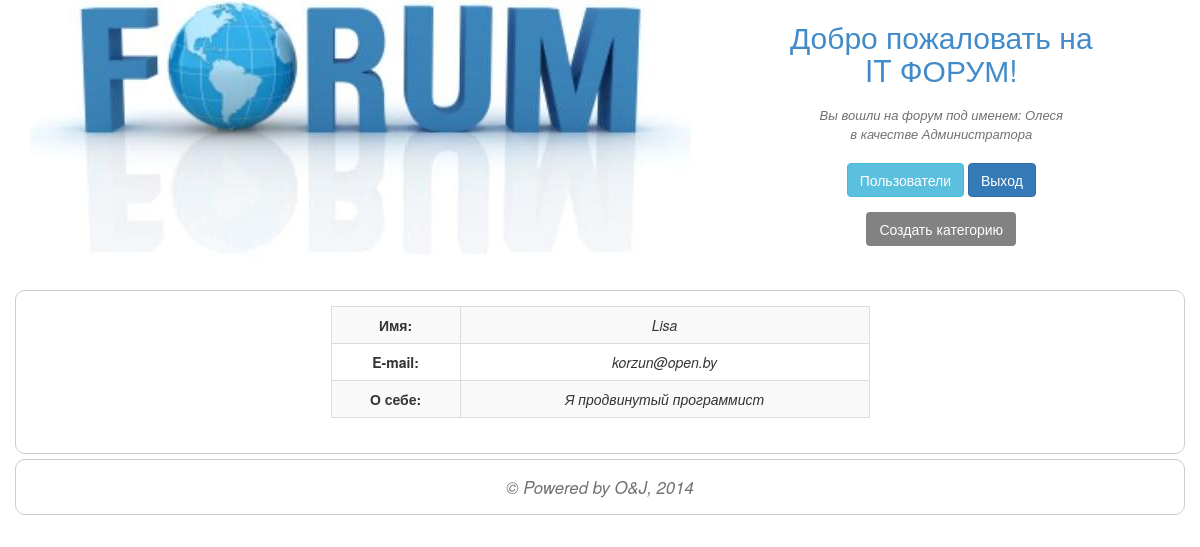
/index.php?pageid=39 (signed in), run on an earlier commit of the app's database.
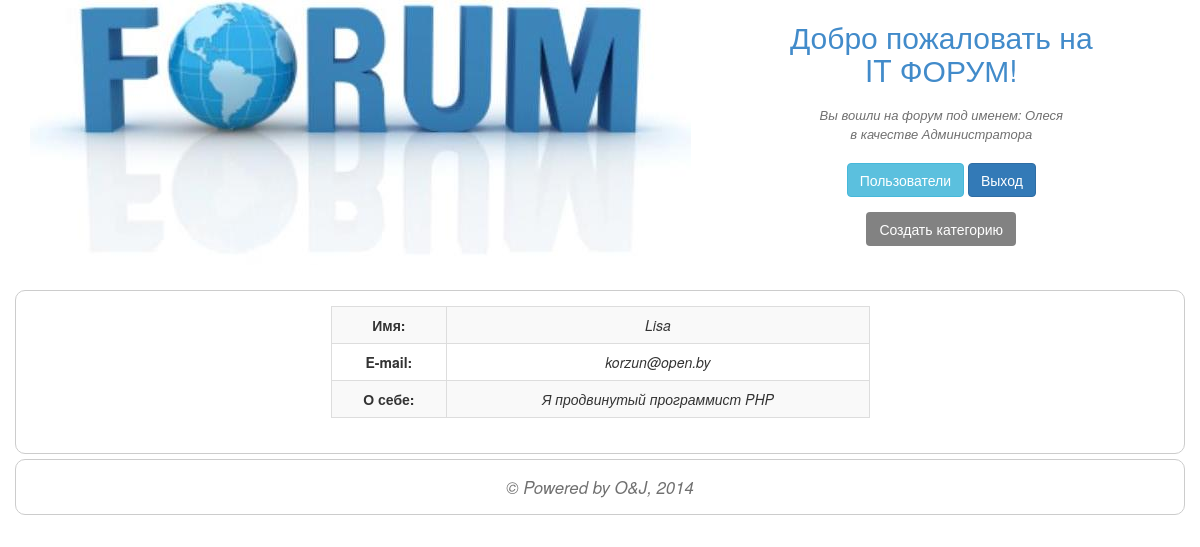
And on a later commit of the database.
### tables this page shows
CREATE TABLE `users` (
  `id` int(11) unsigned NOT NULL AUTO_INCREMENT,
  `name` varchar(255) NOT NULL,
  `email` varchar(255) NOT NULL,
  `password` char(32) NOT NULL,
  `about_me` text,
  `activation` char(32) DEFAULT NULL,
  `ustatus_id` int(11) unsigned NOT NULL DEFAULT '3',
  PRIMARY KEY (`id`),
  KEY `ustatus_id` (`ustatus_id`),
  CONSTRAINT `users_ibfk_1` FOREIGN KEY (`ustatus_id`) REFERENCES `ustatus` (`id`)
);

### inc/lib/Utils.php (called while the page is built, shortened)
<?php
class Utils
{
    public static function checkGet($key)
    {
        $res = (isset($_GET[$key]))?true:false;
        return $res;
    }
}

### inc/inc.php (called while the page is built, shortened)
<?php
function my__autoload($classname) {
    $filename = __DIR__ . DIRECTORY_SEPARATOR . CLS_DIR . DIRECTORY_SEPARATOR. $classname .".php";
    if(file_exists($filename)){
        return true;
    }
    return false;
}

### inc/lib/Template.php (called while the page is built, shortened)
<?php
class Template{
    private $tpl;
    public function __construct($name){
        $fileName = TPL_DIR . DIRECTORY_SEPARATOR . $name . '.html';
        if(file_exists($fileName)){
            $this -> tpl = file_get_contents($fileName);
        }
    }
    public function processTemplate(array $data = array()){
        foreach($data as $key => $val){
            $this -> tpl = str_replace('{{'.$key.'}}', $val,  $this -> tpl);
        }
        return  $this -> tpl;
    }
}

### pages/Userpage.php (called while the page is built, shortened)
<?php
$id= htmlspecialchars($_GET['pageid']);
    $sth = DB::getInstance()->prepare('SELECT `id`,`name`,`email`,`about_me` FROM `users` WHERE `id`= :id');
    $sth->execute(array('id'=>$id));
    $userInfo = $sth->fetch(PDO::FETCH_ASSOC);
    if($userInfo == true) {
        if($userInfo['name'] == $_SESSION['username']) {
            $usrpage = new Template('userPageOwn');
            $p = $usrpage->processTemplate($userInfo);
        } else {
            $usrpage = new Template('userpage');
           $p = $usrpage -> processTemplate($userInfo);
        }
    }

### inc/lib/DB.php (called while the page is built, shortened)
<?php
class DB extends PDO{
    protected static $_instance;
    public static function getInstance() {
        if (self::$_instance === null) {
            self::$_instance = new self;
        }
        return self::$_instance;
    }
}

### pages/ProcessingGET.php (called while the page is built, shortened)
<?php
if (Utils::checkGet('pageid')) {
    include 'pages/Userpage.php';
} elseif (!empty($_GET['code']) && isset($_GET['code'])) {
    include 'pages/Activation.php';
}

### index.php (the view, shortened to what this page needs)
<?php
require_once('inc/inc.php');
$page = new Template('page');
$buttons = new Template('ButtonsLoginAndRegister');
$msg = '';
$msgButtons = '';
$pageTitle = 'IT Forum';
$footer = "&copy Powered by O&J, 2014";
$categories = Utils::getAllCategories();
if(empty($categories)){
    $p = 'Пока нет ни одной категории';
}else{
    $p = Utils::getHtmlListOfCategories($categories);
}
if(Utils::checkSession('islogged') OR Utils::checkCookies('username') OR Utils::checkPost('username')) {
    include 'pages/Home.php';
} else {
    $msgButtons = "Вы не аторизованы, поэтому не можете оставлять комментарии.<br>Пожалуйста, авторизируйтесь или зарегистрируйтесь";
}
if (isset($_GET)){
    include 'pages/ProcessingGET.php';
}
$page = $page -> processTemplate(array(
    'CONTENT' => $p,
    'MSG' => $msg,
    'FOOTER' => $footer,
    'PAGE_TITLE' => $pageTitle,
    'MSG_BUTTONS' => $msgButtons,
    'BUTTONS' => $buttons
));
echo $page;

### pages/home.php (shortened to what this page needs)
<?php
if(Utils::checkSession('islogged') and  $_SESSION['islogged']==true and Utils::checkSession('username')) {
    User::$isLogged = true;
    User::$username = $_SESSION['username'];
    User::$userStatusID = $_SESSION['uStatusID'];
} elseif (Utils::checkCookies('PHPSESSID') and User::$isLogged) {
    setcookie('PHPSESSID', session_id(), time()+3600*24);
}
if(User::$isLogged) {
    $buttons = new Template('ButtonsExitAndUsers');
    if (User::$userStatusID == 1 AND !Utils::checkGet('cat_id')){
        $buttons .= new Template('ButtonCreateCategory');
        $uStatus = 'Администратора';
    } elseif (User::$userStatusID == 1 AND Utils::checkGet('cat_id')){
        $url = Utils::getUrl(array('cat_id' => $_GET['cat_id'], 'action' => 'Newtheme'));
        $button = new Template('ButtonCreateTheme');
        $buttons .= $button -> processTemplate(array('URL' => $url));
        $uStatus = 'Администратора';
    } elseif (User::$userStatusID == 2 AND Utils::checkGet('cat_id')){
        $url = Utils::getUrl(array('cat_id' => $_GET['cat_id'], 'action' => 'Newtheme'));
        $button = new Template('ButtonCreateTheme');
        $buttons .= $button -> processTemplate(array('URL' => $url));
        $uStatus = 'пользователя';
    } else {
        $uStatus = 'пользователя';
    }
    $msgButtons = 'Вы вошли на форум под именем: '.User::$username . "<br> в качестве ". $uStatus;
} else {
    $_SESSION['msg'] = 'Логин и пароль не совпадают! Попробуйте снова!';
    Utils::redirect(BASE_URL);
}

### css/main.css (style rules this page uses)
.msg { color: #707070; font-size: larger; font-style: oblique; padding-bottom: 10px; padding-top: 10px; text-align: left; }
.msg-buttons { color: #707070; font-size: small; font-style: oblique; padding-bottom: 10px; padding-top: 10px; text-align: center; }
.greeting { color: #428bca; }
.borderdiv { border: 1px solid #ccc; border-radius: 10px; padding: 15px; text-align: center; margin-top: 5px; margin-bottom: 5px; }
td:first-child { font-weight: bold; }
td:last-child { font-style: italic; }
.btn-create { background-color: #828282; border: 1px solid #ccc; color: white; }

What changed in the data, as far as the page shows it:
changed users: about_me "Добро пожаловать на IT ФОРУМ! Пользователи Выход Создать категорию Имя: Lisa E-mail: korzun@open.by О себе: Я продвинутый программист © Powered by O&J, 2014" → "Добро пожаловать на IT ФОРУМ! Пользователи Выход Создать категорию Имя: Lisa E-mail: korzun@open.by О себе: Я продвинутый программист PHP © Powered by O&J, 2014"
